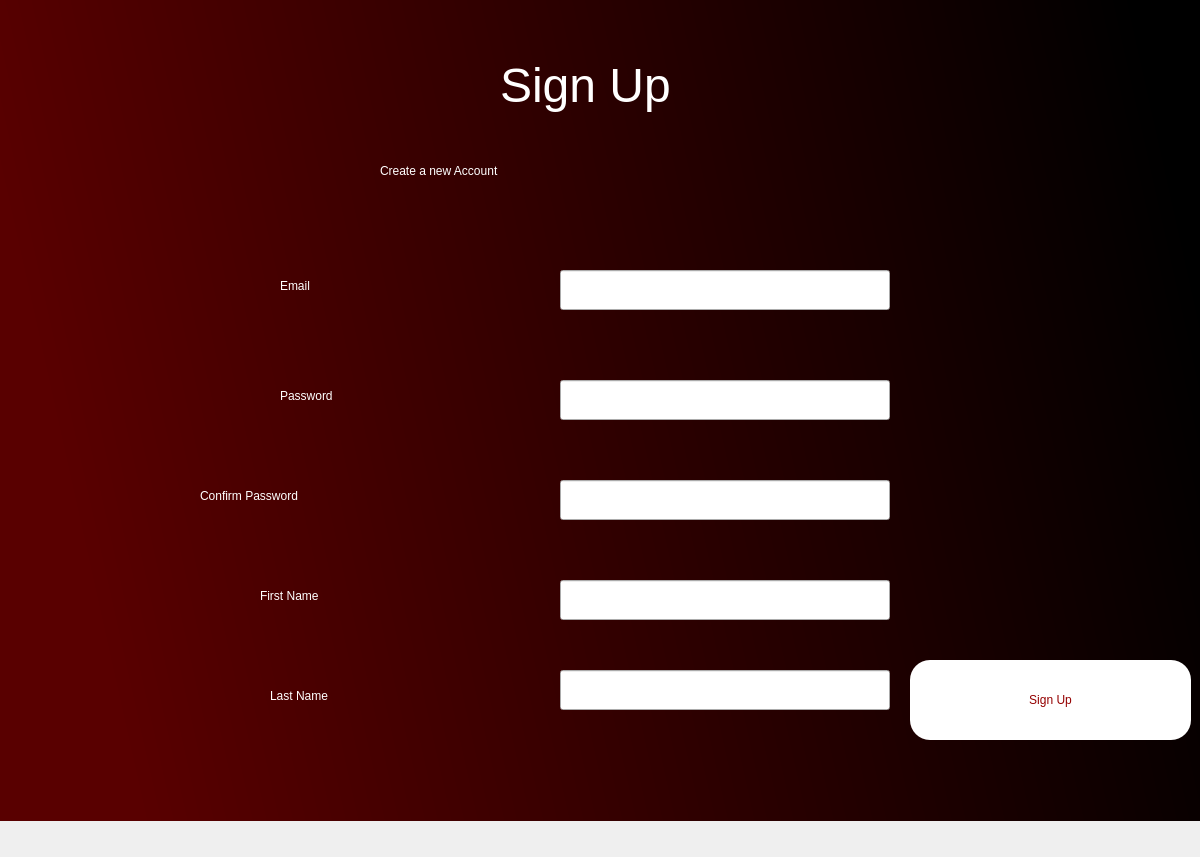
<?xml version="1.0" encoding="UTF-8"?>
<ui version="4.0">
 <class>Dialog</class>
 <widget class="QDialog" name="Dialog">
  <property name="geometry">
   <rect>
    <x>0</x>
    <y>0</y>
    <width>1200</width>
    <height>857</height>
   </rect>
  </property>
  <property name="windowTitle">
   <string>Dialog</string>
  </property>
  <widget class="QWidget" name="widget" native="true">
   <property name="geometry">
    <rect>
     <x>0</x>
     <y>0</y>
     <width>1211</width>
     <height>821</height>
    </rect>
   </property>
   <property name="styleSheet">
    <string notr="true">QWidget#widget{
background-color: qlineargradient(spread:pad, x1:0, y1:0.227273, x2:0.945274, y2:0.0852273, stop:0 rgba(89, 0, 0, 255), stop:1 rgba(0, 0, 0, 255))
}</string>
   </property>
   <widget class="QLabel" name="signupLabel">
    <property name="geometry">
     <rect>
      <x>500</x>
      <y>30</y>
      <width>201</width>
      <height>111</height>
     </rect>
    </property>
    <property name="font">
     <font>
      <family>MS Shell Dlg 2</family>
      <pointsize>36</pointsize>
      <weight>50</weight>
      <italic>false</italic>
      <bold>false</bold>
     </font>
    </property>
    <property name="styleSheet">
     <string notr="true">font: 36pt &quot;MS Shell Dlg 2&quot;;
color: white;</string>
    </property>
    <property name="text">
     <string>Sign Up</string>
    </property>
   </widget>
   <widget class="QLabel" name="createLabel">
    <property name="geometry">
     <rect>
      <x>380</x>
      <y>140</y>
      <width>491</width>
      <height>61</height>
     </rect>
    </property>
    <property name="styleSheet">
     <string notr="true">color: rgb(255, 255, 255);
font: 28pt &quot;MS Shell Dlg 2&quot;;</string>
    </property>
    <property name="text">
     <string>Create a new Account</string>
    </property>
   </widget>
   <widget class="QLineEdit" name="emailField">
    <property name="geometry">
     <rect>
      <x>560</x>
      <y>270</y>
      <width>330</width>
      <height>40</height>
     </rect>
    </property>
    <property name="styleSheet">
     <string notr="true">font: 16pt &quot;MS Shell Dlg 2&quot;;</string>
    </property>
    <property name="text">
     <string/>
    </property>
   </widget>
   <widget class="QLineEdit" name="passwordField">
    <property name="geometry">
     <rect>
      <x>560</x>
      <y>380</y>
      <width>330</width>
      <height>40</height>
     </rect>
    </property>
    <property name="styleSheet">
     <string notr="true">font: 16pt &quot;MS Shell Dlg 2&quot;;</string>
    </property>
    <property name="text">
     <string/>
    </property>
   </widget>
   <widget class="QLabel" name="emailLabel">
    <property name="geometry">
     <rect>
      <x>280</x>
      <y>260</y>
      <width>201</width>
      <height>51</height>
     </rect>
    </property>
    <property name="styleSheet">
     <string notr="true">color: rgb(255, 255, 255);
font: 26pt &quot;MS Shell Dlg 2&quot;;</string>
    </property>
    <property name="text">
     <string>Email</string>
    </property>
   </widget>
   <widget class="QLabel" name="passwordLabel">
    <property name="geometry">
     <rect>
      <x>280</x>
      <y>370</y>
      <width>191</width>
      <height>51</height>
     </rect>
    </property>
    <property name="styleSheet">
     <string notr="true">color: rgb(255, 255, 255);
font: 26pt &quot;MS Shell Dlg 2&quot;;</string>
    </property>
    <property name="text">
     <string>Password</string>
    </property>
   </widget>
   <widget class="QPushButton" name="signup">
    <property name="geometry">
     <rect>
      <x>910</x>
      <y>660</y>
      <width>281</width>
      <height>80</height>
     </rect>
    </property>
    <property name="styleSheet">
     <string notr="true">font: 24pt &quot;MS Shell Dlg 2&quot;;
color: rgb(148, 0, 0);
background-color: rgb(255, 255, 255);
border-radius: 20px;</string>
    </property>
    <property name="text">
     <string>Sign Up</string>
    </property>
   </widget>
   <widget class="QLabel" name="error">
    <property name="geometry">
     <rect>
      <x>590</x>
      <y>730</y>
      <width>261</width>
      <height>31</height>
     </rect>
    </property>
    <property name="styleSheet">
     <string notr="true">color: rgb(255, 255, 255);
font: 10pt &quot;MS Shell Dlg 2&quot;;</string>
    </property>
    <property name="text">
     <string/>
    </property>
   </widget>
   <widget class="QLineEdit" name="confirmField">
    <property name="geometry">
     <rect>
      <x>560</x>
      <y>480</y>
      <width>330</width>
      <height>40</height>
     </rect>
    </property>
    <property name="styleSheet">
     <string notr="true">font: 16pt &quot;MS Shell Dlg 2&quot;;</string>
    </property>
    <property name="text">
     <string/>
    </property>
   </widget>
   <widget class="QLabel" name="confirmLabel">
    <property name="geometry">
     <rect>
      <x>200</x>
      <y>470</y>
      <width>351</width>
      <height>51</height>
     </rect>
    </property>
    <property name="styleSheet">
     <string notr="true">color: rgb(255, 255, 255);
font: 26pt &quot;MS Shell Dlg 2&quot;;</string>
    </property>
    <property name="text">
     <string>Confirm Password</string>
    </property>
   </widget>
   <widget class="QLabel" name="lnameLabel">
    <property name="geometry">
     <rect>
      <x>270</x>
      <y>670</y>
      <width>211</width>
      <height>51</height>
     </rect>
    </property>
    <property name="styleSheet">
     <string notr="true">color: rgb(255, 255, 255);
font: 26pt &quot;MS Shell Dlg 2&quot;;</string>
    </property>
    <property name="text">
     <string>Last Name</string>
    </property>
   </widget>
   <widget class="QLabel" name="fnameLabel">
    <property name="geometry">
     <rect>
      <x>260</x>
      <y>570</y>
      <width>221</width>
      <height>51</height>
     </rect>
    </property>
    <property name="styleSheet">
     <string notr="true">color: rgb(255, 255, 255);
font: 26pt &quot;MS Shell Dlg 2&quot;;</string>
    </property>
    <property name="text">
     <string>First Name</string>
    </property>
   </widget>
   <widget class="QLineEdit" name="fnameField">
    <property name="geometry">
     <rect>
      <x>560</x>
      <y>580</y>
      <width>330</width>
      <height>40</height>
     </rect>
    </property>
    <property name="styleSheet">
     <string notr="true">font: 16pt &quot;MS Shell Dlg 2&quot;;</string>
    </property>
    <property name="text">
     <string/>
    </property>
   </widget>
   <widget class="QLineEdit" name="lnameField">
    <property name="geometry">
     <rect>
      <x>560</x>
      <y>670</y>
      <width>330</width>
      <height>40</height>
     </rect>
    </property>
    <property name="styleSheet">
     <string notr="true">font: 16pt &quot;MS Shell Dlg 2&quot;;</string>
    </property>
    <property name="text">
     <string/>
    </property>
   </widget>
  </widget>
 </widget>
 <resources/>
 <connections/>
</ui>
